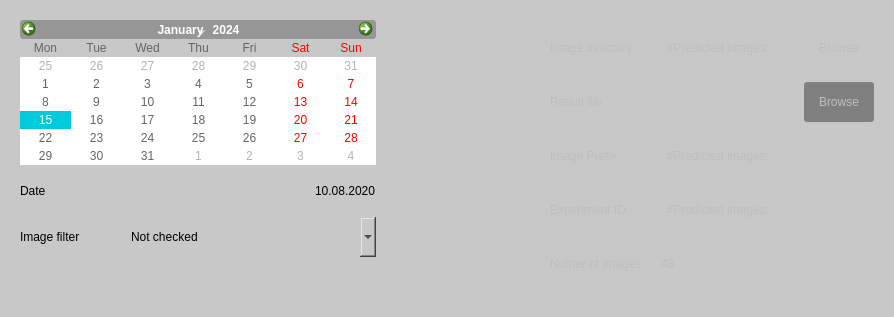
                   <widget class="QFrame" name="frame_13">
                    <property name="styleSheet">
                     <string notr="true">background-color: rgb(200,200,200);
border:none; 
border-radius:3px;</string>
                    </property>
                    <property name="frameShape">
                     <enum>QFrame::StyledPanel</enum>
                    </property>
                    <property name="frameShadow">
                     <enum>QFrame::Raised</enum>
                    </property>
                    <layout class="QHBoxLayout" name="horizontalLayout_39">
                     <item>
                      <widget class="QFrame" name="frame_data_selection_2">
                       <property name="styleSheet">
                        <string notr="true"/>
                       </property>
                       <property name="frameShape">
                        <enum>QFrame::NoFrame</enum>
                       </property>
                       <property name="frameShadow">
                        <enum>QFrame::Raised</enum>
                       </property>
                       <layout class="QVBoxLayout" name="verticalLayout_23">
                        <item>
                         <widget class="QCalendarWidget" name="calendarWidget_2">
                          <property name="styleSheet">
                           <string notr="true">QCalenderWidget{
border-radius: 10px;
}

/* buttons in navigation bar*/
QCalendarWidget QToolButton {
  	color: white;
	font: 12pt &quot;Century Gothic&quot;;
  	background-color: transparent;	
  }

/* set icon to go to next month*/
QCalendarWidget QToolButton#qt_calendar_nextmonth{
	qproperty-icon:url(:/icons/icons/arrow_right_small.png);
}

/* set icon to go to previous month*/
QCalendarWidget QToolButton#qt_calendar_prevmonth{
	qproperty-icon:url(:/icons/icons/arrow_left_small.png);
}


/* menu to select a month */
QCalendarWidget QMenu {
  	color: white;
  	font: 10pt &quot;Century Gothic&quot;;
  	background-color: qlineargradient(spread:pad, x1:0, y1:0, x2:0, y2:1, stop:0 rgb(150, 150, 150), stop:1 rgb(200, 200, 200));
	border-radius: 3px;
}

QCalendarWidget QMenu::item:selected {
    background-color: rgb(0, 203, 221);
}


/* header row */
QCalendarWidget QWidget { alternate-background-color: rgb(200, 200, 200); }

   
/* normal days */
QCalendarWidget QAbstractItemView:enabled{
  	font:10pt &quot;Century Gothic&quot;;  
  	color: rgb(100, 100, 100);  
  	background-color: white; 
  	selection-background-color: rgb(0, 203, 221);
  	selection-color: white;
}
   
  
/* navigation bar */
QCalendarWidget QWidget#qt_calendar_navigationbar{ 
	background-color:rgb(150, 150, 150);
}

/* days in other months */
QCalendarWidget QAbstractItemView:disabled { 
	color:rgb(180,180,180);
}



/*-------------------------- spin box to select a year ------------------------*/

QCalendarWidget QSpinBox {
    padding-right: 15px; /* make room for the arrows */
    /*border-image: url(:/images/frame.png) 4;*/
    border-radius: 3px;
	selection-background-color:rgb(0, 203, 221);
	font:12pt &quot;Century Gothic&quot;;
	background-color: qlineargradient(spread:pad, x1:0, y1:0, x2:0, y2:1, stop:0 rgb(150, 150, 150), stop:1 rgb(200, 200, 200));
}

QCalendarWidget QSpinBox::up-button {
    subcontrol-origin: border;
    subcontrol-position: top right; /* position at the top right corner */

    width: 16px; /* 16 + 2*1px border-width = 15px padding + 3px parent border */
    border-image: url(:/icons/icons/arrow_up.png) 1;
    border-width: 1px;
	margin:2px;
}

QCalendarWidget QSpinBox::up-button:hover {
    border-image: url(:/icons/icons/arrow_up_blue.png) 1;
}

QCalendarWidget QSpinBox::up-button:pressed {
    border-image: url(:/icons/icons/arrow_up_darkblue.png) 1;
}

QCalendarWidget QSpinBox::down-button {
    subcontrol-origin: border;
    subcontrol-position: bottom right; /* position at bottom right corner */

    width: 16px;
    border-image: url(:/icons/icons/arrow_down.png) 1;
    border-width: 1px;
    border-top-width: 0;
	margin:2px;
}

QCalendarWidget QSpinBox::down-button:hover {
    border-image: url(:/icons/icons/arrow_down_blue.png) 1;
}

QCalendarWidget QSpinBox::down-button:pressed {
    border-image:url(:/icons/icons/arrow_down_darkblue.png) 1;
}
</string>
                          </property>
                          <property name="locale">
                           <locale language="English" country="Germany"/>
                          </property>
                          <property name="gridVisible">
                           <bool>false</bool>
                          </property>
                          <property name="horizontalHeaderFormat">
                           <enum>QCalendarWidget::ShortDayNames</enum>
                          </property>
                          <property name="verticalHeaderFormat">
                           <enum>QCalendarWidget::NoVerticalHeader</enum>
                          </property>
                          <property name="navigationBarVisible">
                           <bool>true</bool>
                          </property>
                          <property name="dateEditEnabled">
                           <bool>true</bool>
                          </property>
                         </widget>
                        </item>
                        <item>
                         <widget class="QFrame" name="frame_date_2">
                          <property name="minimumSize">
                           <size>
                            <width>0</width>
                            <height>40</height>
                           </size>
                          </property>
                          <property name="maximumSize">
                           <size>
                            <width>16777214</width>
                            <height>40</height>
                           </size>
                          </property>
                          <property name="frameShape">
                           <enum>QFrame::NoFrame</enum>
                          </property>
                          <property name="frameShadow">
                           <enum>QFrame::Raised</enum>
                          </property>
                          <layout class="QHBoxLayout" name="horizontalLayout_28">
                           <property name="leftMargin">
                            <number>0</number>
                           </property>
                           <property name="topMargin">
                            <number>0</number>
                           </property>
                           <property name="rightMargin">
                            <number>0</number>
                           </property>
                           <property name="bottomMargin">
                            <number>0</number>
                           </property>
                           <item>
                            <widget class="QLabel" name="label_date_text_2">
                             <property name="styleSheet">
                              <string notr="true"/>
                             </property>
                             <property name="text">
                              <string>Date</string>
                             </property>
                            </widget>
                           </item>
                           <item>
                            <spacer name="horizontalSpacer_73">
                             <property name="orientation">
                              <enum>Qt::Horizontal</enum>
                             </property>
                             <property name="sizeHint" stdset="0">
                              <size>
                               <width>40</width>
                               <height>20</height>
                              </size>
                             </property>
                            </spacer>
                           </item>
                           <item>
                            <widget class="QLabel" name="label_date_2">
                             <property name="text">
                              <string>10.08.2020</string>
                             </property>
                            </widget>
                           </item>
                          </layout>
                         </widget>
                        </item>
                        <item>
                         <widget class="QFrame" name="frame_img_filter_2">
                          <property name="frameShape">
                           <enum>QFrame::NoFrame</enum>
                          </property>
                          <property name="frameShadow">
                           <enum>QFrame::Raised</enum>
                          </property>
                          <layout class="QHBoxLayout" name="horizontalLayout_38">
                           <property name="leftMargin">
                            <number>0</number>
                           </property>
                           <property name="topMargin">
                            <number>0</number>
                           </property>
                           <property name="rightMargin">
                            <number>0</number>
                           </property>
                           <property name="bottomMargin">
                            <number>0</number>
                           </property>
                           <item>
                            <widget class="QLabel" name="label_image_filter_2">
                             <property name="styleSheet">
                              <string notr="true"/>
                             </property>
                             <property name="text">
                              <string>Image filter</string>
                             </property>
                            </widget>
                           </item>
                           <item>
                            <spacer name="horizontalSpacer_74">
                             <property name="orientation">
                              <enum>Qt::Horizontal</enum>
                             </property>
                             <property name="sizeType">
                              <enum>QSizePolicy::Expanding</enum>
                             </property>
                             <property name="sizeHint" stdset="0">
                              <size>
                               <width>40</width>
                               <height>20</height>
                              </size>
                             </property>
                            </spacer>
                           </item>
                           <item>
                            <widget class="QComboBox" name="comboBox_image_filter_2">
                             <property name="minimumSize">
                              <size>
                               <width>250</width>
                               <height>40</height>
                              </size>
                             </property>
                             <property name="maximumSize">
                              <size>
                               <width>16777215</width>
                               <height>40</height>
                              </size>
                             </property>
                             <item>
                              <property name="text">
                               <string>Not checked</string>
                              </property>
                             </item>
                             <item>
                              <property name="text">
                               <string>Species undetermined</string>
                              </property>
                             </item>
                             <item>
                              <property name="text">
                               <string>All</string>
                              </property>
                             </item>
                            </widget>
                           </item>
                          </layout>
                         </widget>
                        </item>
                        <item>
                         <spacer name="verticalSpacer_6">
                          <property name="orientation">
                           <enum>Qt::Vertical</enum>
                          </property>
                          <property name="sizeHint" stdset="0">
                           <size>
                            <width>20</width>
                            <height>40</height>
                           </size>
                          </property>
                         </spacer>
                        </item>
                       </layout>
                      </widget>
                     </item>
                     <item>
                      <spacer name="horizontalSpacer_26">
                       <property name="orientation">
                        <enum>Qt::Horizontal</enum>
                       </property>
                       <property name="sizeType">
                        <enum>QSizePolicy::Minimum</enum>
                       </property>
                       <property name="sizeHint" stdset="0">
                        <size>
                         <width>150</width>
                         <height>20</height>
                        </size>
                       </property>
                      </spacer>
                     </item>
                     <item>
                      <widget class="QFrame" name="frame_data_information_2">
                       <property name="enabled">
                        <bool>false</bool>
                       </property>
                       <property name="styleSheet">
                        <string notr="true"/>
                       </property>
                       <property name="frameShape">
                        <enum>QFrame::NoFrame</enum>
                       </property>
                       <property name="frameShadow">
                        <enum>QFrame::Raised</enum>
                       </property>
                       <layout class="QGridLayout" name="gridLayout_9">
                        <item row="4" column="1">
                         <widget class="QLabel" name="label_num_imgs_text_2">
                          <property name="styleSheet">
                           <string notr="true">padding-left: 10px;</string>
                          </property>
                          <property name="text">
                           <string>48</string>
                          </property>
                          <property name="alignment">
                           <set>Qt::AlignLeading|Qt::AlignLeft|Qt::AlignVCenter</set>
                          </property>
                         </widget>
                        </item>
                        <item row="0" column="0">
                         <widget class="QLabel" name="label_img_dir_2">
                          <property name="styleSheet">
                           <string notr="true"/>
                          </property>
                          <property name="text">
                           <string>Image directory</string>
                          </property>
                         </widget>
                        </item>
                        <item row="4" column="0">
                         <widget class="QLabel" name="label_num_imgs_2">
                          <property name="minimumSize">
                           <size>
                            <width>0</width>
                            <height>40</height>
                           </size>
                          </property>
                          <property name="maximumSize">
                           <size>
                            <width>16777215</width>
                            <height>40</height>
                           </size>
                          </property>
                          <property name="styleSheet">
                           <string notr="true"/>
                          </property>
                          <property name="text">
                           <string>Numer of images</string>
                          </property>
                         </widget>
                        </item>
                        <item row="0" column="2">
                         <widget class="QPushButton" name="btn_img_dir_2">
                          <property name="sizePolicy">
                           <sizepolicy hsizetype="Fixed" vsizetype="Fixed">
                            <horstretch>0</horstretch>
                            <verstretch>0</verstretch>
                           </sizepolicy>
                          </property>
                          <property name="minimumSize">
                           <size>
                            <width>70</width>
                            <height>40</height>
                           </size>
                          </property>
                          <property name="maximumSize">
                           <size>
                            <width>70</width>
                            <height>40</height>
                           </size>
                          </property>
                          <property name="text">
                           <string>Browse</string>
                          </property>
                         </widget>
                        </item>
                        <item row="0" column="1">
                         <widget class="QLineEdit" name="lineEdit_img_dir_2">
                          <property name="minimumSize">
                           <size>
                            <width>150</width>
                            <height>40</height>
                           </size>
                          </property>
                          <property name="maximumSize">
                           <size>
                            <width>16777215</width>
                            <height>40</height>
                           </size>
                          </property>
                          <property name="text">
                           <string>     #Predicted images:  </string>
                          </property>
                          <property name="placeholderText">
                           <string>Directory to left and right images...</string>
                          </property>
                         </widget>
                        </item>
                        <item row="1" column="2">
                         <widget class="QPushButton" name="btn_res_file_3">
                          <property name="minimumSize">
                           <size>
                            <width>70</width>
                            <height>40</height>
                           </size>
                          </property>
                          <property name="maximumSize">
                           <size>
                            <width>70</width>
                            <height>40</height>
                           </size>
                          </property>
                          <property name="styleSheet">
                           <string notr="true">background-color:gray; border:none; border-radius:3px;</string>
                          </property>
                          <property name="text">
                           <string>Browse</string>
                          </property>
                         </widget>
                        </item>
                        <item row="1" column="0">
                         <widget class="QLabel" name="label_img_prefix_5">
                          <property name="styleSheet">
                           <string notr="true"/>
                          </property>
                          <property name="text">
                           <string>Result file</string>
                          </property>
                         </widget>
                        </item>
                        <item row="3" column="0">
                         <widget class="QLabel" name="label_exp_id_2">
                          <property name="styleSheet">
                           <string notr="true"/>
                          </property>
                          <property name="text">
                           <string>Experiment ID</string>
                          </property>
                         </widget>
                        </item>
                        <item row="2" column="0">
                         <widget class="QLabel" name="label_img_prefix_2">
                          <property name="styleSheet">
                           <string notr="true"/>
                          </property>
                          <property name="text">
                           <string>Image Prefix</string>
                          </property>
                         </widget>
                        </item>
                        <item row="3" column="1">
                         <widget class="QLineEdit" name="lineEdit_exp_id_2">
                          <property name="minimumSize">
                           <size>
                            <width>150</width>
                            <height>40</height>
                           </size>
                          </property>
                          <property name="maximumSize">
                           <size>
                            <width>16777215</width>
                            <height>40</height>
                           </size>
                          </property>
                          <property name="text">
                           <string>     #Predicted images:  </string>
                          </property>
                          <property name="placeholderText">
                           <string>ID of the experiment...</string>
                          </property>
                         </widget>
                        </item>
                        <item row="2" column="1">
                         <widget class="QLineEdit" name="lineEdit_img_prefix_2">
                          <property name="minimumSize">
                           <size>
                            <width>150</width>
                            <height>40</height>
                           </size>
                          </property>
                          <property name="maximumSize">
                           <size>
                            <width>16777215</width>
                            <height>40</height>
                           </size>
                          </property>
                          <property name="text">
                           <string>     #Predicted images:  </string>
                          </property>
                          <property name="placeholderText">
                           <string>Prefix to select images...</string>
                          </property>
                         </widget>
                        </item>
                       </layout>
                      </widget>
                     </item>
                    </layout>
                   </widget>
